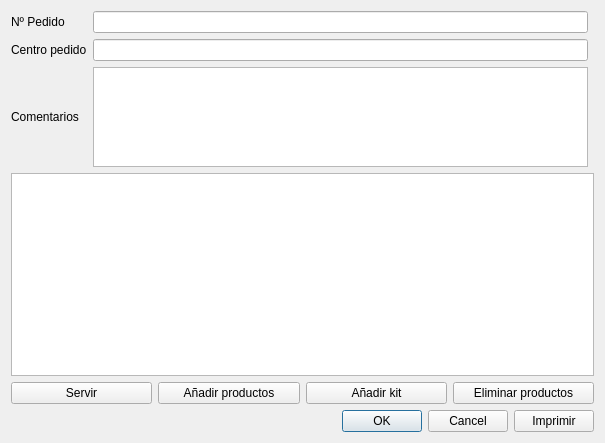
<?xml version="1.0" encoding="UTF-8"?>
<ui version="4.0">
 <class>MovimientosPedido</class>
 <widget class="QDialog" name="MovimientosPedido">
  <property name="geometry">
   <rect>
    <x>0</x>
    <y>0</y>
    <width>595</width>
    <height>443</height>
   </rect>
  </property>
  <property name="windowTitle">
   <string>Pedido de productos</string>
  </property>
  <layout class="QVBoxLayout" name="verticalLayout">
   <item>
    <layout class="QGridLayout" name="gridLayout">
     <item row="0" column="0">
      <widget class="QLabel" name="label">
       <property name="text">
        <string>Nº Pedido</string>
       </property>
      </widget>
     </item>
     <item row="0" column="1">
      <widget class="QLineEdit" name="edtNPedido">
       <property name="enabled">
        <bool>true</bool>
       </property>
       <property name="readOnly">
        <bool>true</bool>
       </property>
      </widget>
     </item>
     <item row="1" column="1">
      <widget class="QLineEdit" name="edtCentro">
       <property name="enabled">
        <bool>true</bool>
       </property>
       <property name="readOnly">
        <bool>true</bool>
       </property>
      </widget>
     </item>
     <item row="1" column="0">
      <widget class="QLabel" name="label_2">
       <property name="text">
        <string>Centro pedido</string>
       </property>
      </widget>
     </item>
     <item row="5" column="0" colspan="3">
      <layout class="QHBoxLayout" name="horizontalLayout">
       <item>
        <widget class="QPushButton" name="btnServir">
         <property name="text">
          <string>Servir</string>
         </property>
        </widget>
       </item>
       <item>
        <widget class="QPushButton" name="btnAniadirProd">
         <property name="text">
          <string>Añadir productos</string>
         </property>
        </widget>
       </item>
       <item>
        <widget class="QPushButton" name="btnAniadirKit">
         <property name="text">
          <string>Añadir kit</string>
         </property>
        </widget>
       </item>
       <item>
        <widget class="QPushButton" name="btnEliminarProd">
         <property name="text">
          <string>Eliminar productos</string>
         </property>
        </widget>
       </item>
      </layout>
     </item>
     <item row="3" column="0" rowspan="2" colspan="3">
      <widget class="QTableWidget" name="tableDetalles">
       <property name="alternatingRowColors">
        <bool>true</bool>
       </property>
       <property name="selectionBehavior">
        <enum>QAbstractItemView::SelectRows</enum>
       </property>
      </widget>
     </item>
     <item row="2" column="1">
      <widget class="QPlainTextEdit" name="ptedtComentarios">
       <property name="sizePolicy">
        <sizepolicy hsizetype="Fixed" vsizetype="Fixed">
         <horstretch>0</horstretch>
         <verstretch>0</verstretch>
        </sizepolicy>
       </property>
       <property name="minimumSize">
        <size>
         <width>495</width>
         <height>100</height>
        </size>
       </property>
       <property name="maximumSize">
        <size>
         <width>495</width>
         <height>100</height>
        </size>
       </property>
      </widget>
     </item>
     <item row="2" column="0">
      <widget class="QLabel" name="label_3">
       <property name="text">
        <string>Comentarios</string>
       </property>
      </widget>
     </item>
    </layout>
   </item>
   <item>
    <layout class="QHBoxLayout" name="horizontalLayout_2">
     <item>
      <widget class="QDialogButtonBox" name="buttonBox">
       <property name="orientation">
        <enum>Qt::Horizontal</enum>
       </property>
       <property name="standardButtons">
        <set>QDialogButtonBox::Cancel|QDialogButtonBox::Ok</set>
       </property>
      </widget>
     </item>
     <item>
      <widget class="QPushButton" name="btnImprimir">
       <property name="text">
        <string>Imprimir</string>
       </property>
      </widget>
     </item>
    </layout>
   </item>
  </layout>
 </widget>
 <tabstops>
  <tabstop>btnServir</tabstop>
  <tabstop>btnAniadirProd</tabstop>
  <tabstop>btnAniadirKit</tabstop>
  <tabstop>btnEliminarProd</tabstop>
  <tabstop>edtCentro</tabstop>
  <tabstop>edtNPedido</tabstop>
  <tabstop>tableDetalles</tabstop>
 </tabstops>
 <resources/>
 <connections>
  <connection>
   <sender>buttonBox</sender>
   <signal>accepted()</signal>
   <receiver>MovimientosPedido</receiver>
   <slot>accept()</slot>
   <hints>
    <hint type="sourcelabel">
     <x>248</x>
     <y>254</y>
    </hint>
    <hint type="destinationlabel">
     <x>157</x>
     <y>274</y>
    </hint>
   </hints>
  </connection>
  <connection>
   <sender>buttonBox</sender>
   <signal>rejected()</signal>
   <receiver>MovimientosPedido</receiver>
   <slot>reject()</slot>
   <hints>
    <hint type="sourcelabel">
     <x>316</x>
     <y>260</y>
    </hint>
    <hint type="destinationlabel">
     <x>286</x>
     <y>274</y>
    </hint>
   </hints>
  </connection>
 </connections>
</ui>
